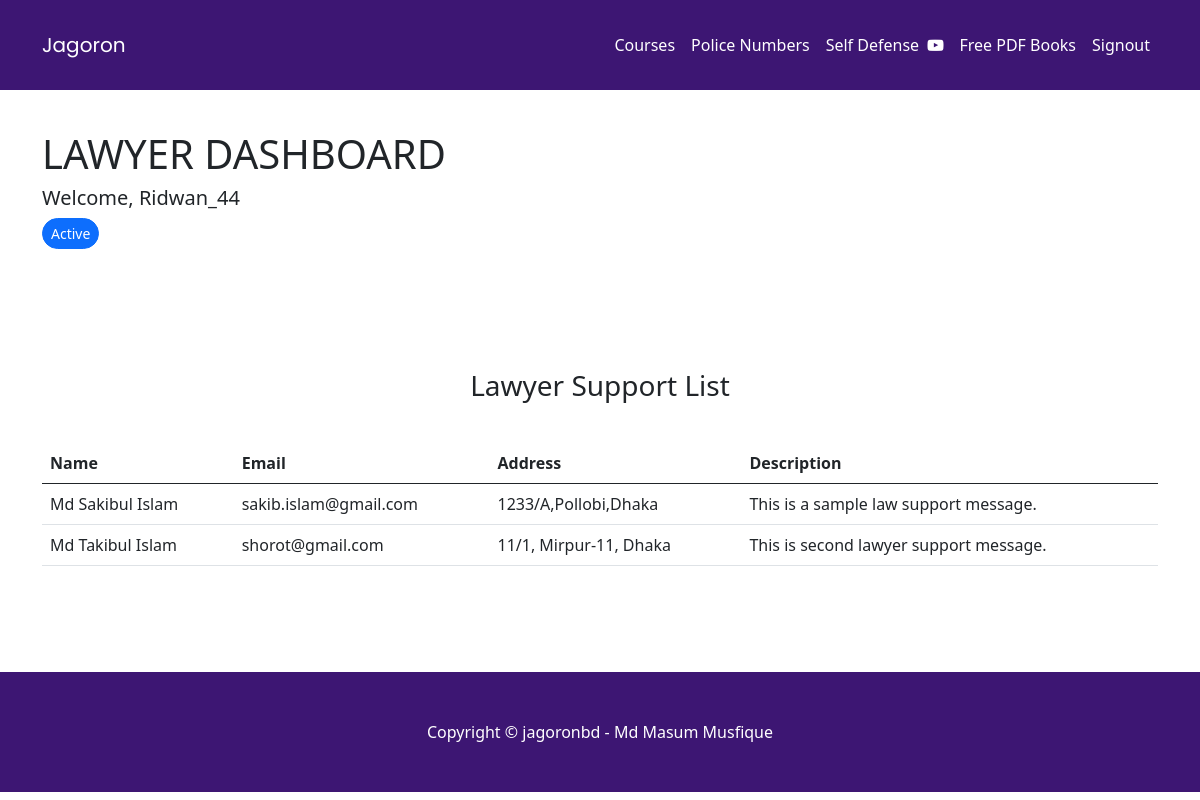
The app's page /lawyerDashBoard.php (signed in) with its own data.
### tables this page shows
CREATE TABLE `Lawyer_Support` (
  `sno` int(7) NOT NULL,
  `Name` varchar(60) NOT NULL,
  `Email` varchar(120) NOT NULL,
  `Address` varchar(255) NOT NULL,
  `Description` varchar(255) NOT NULL
);

### lawyerDashBoard.php (the view, shortened to what this page needs)
<!DOCTYPE html>
<html lang="en">
<head>
    <link rel="stylesheet" href="https://cdnjs.cloudflare.com/ajax/libs/font-awesome/4.7.0/css/font-awesome.min.css">
    <link href="https://cdn.jsdelivr.net/npm/bootstrap@5.0.2/dist/css/bootstrap.min.css" rel="stylesheet">
</head>
<body>
  <nav class="navbar navbar-expand-lg navbar-light" style="background-color: #3D1673; padding: 25px;">
    <div class="container">
      <a class="navbar-brand" href="index.html"
        style="font-family: Poppins, Arial; color: white; font-weight: 400;">Jagoron</a>
      <div class="collapse navbar-collapse" id="navbarSupportedContent">
      <ul class="navbar-nav me-auto mb-2 mb-lg-0">
        <li class="nav-item">
          <a class="nav-link active" aria-current="page" href="#"></a>
        </li>
      </ul>
      <form class="d-flex">
      <ul class="navbar-nav me-auto mb-2 mb-lg-0">
          <li class="nav-item">
            <a class="nav-link" href="index.php#courses" style="color: white">Courses</a>
          </li>
          <li class="nav-item">
            <a class="nav-link" href="policebd.php" style="color: white">Police Numbers</a>
          </li>
          <li class="nav-item">
            <a class="nav-link" style="color: white" href="index.php#Tutorials">Self Defense&nbsp; <i
                class="fa fa-youtube-play"></i></a>
          </li>
          <li class="nav-item">
            <a class="nav-link" href="index.php#freepdfs" style="color: white">Free PDF Books</a>
          </li>
          <li class="nav-item">
            <a class="nav-link" style="color: white" href="index.php">Signout</a>
          </li>
        </ul>
      </form>
      </div>
    </div>
  </nav>
    <div class="container">
      <div class="row">
          <div class="col-md-7 col-lg-7 col-12" style="display: flex">
              <div style="margin-top: 40px;">
                <h1>LAWYER DASHBOARD</h1>
                <h5>Welcome, <?php echo $_SESSION['username']?></h5>
                <button type="button" class="btn btn-primary btn-sm" style="border-radius: 30px;">Active</button>
              </div>
          </div>
          <div class="col-md-5 col-lg-5"></div>
      </div>
        <div class="row" style="margin-top: 30px">
          <div class="col-md-12 col-lg-12 col-12">
          <div class="div text-center" id="feedback">
              <h3 style="margin-bottom: 40px; margin-top: 90px">
                  Lawyer Support List
              </h3>
          </div>
            <table class="table">
              <thead>
                <tr>
                  <th scope="col">Name</th>
                  <th scope="col">Email</th>
                  <th scope="col">Address</th>
                  <th scope="col">Description</th>
                </tr>
              </thead>
              <tbody>
                <?php
                 $host = 'localhost';
	               $user = 'root';
	               $pass = '';
	               $db = 'jagoron';
	               $mysqli = new mysqli($host,$user,$pass,$db) or die($mysqli->error);
	               $sql = "select * FROM Lawyer_Support";
                  $result = mysqli_query($mysqli, $sql);
                    if ($result->num_rows > 0):
                ?>
                <?php while($array=mysqli_fetch_row($result)): ?>
                <tr>
                    <td><?php echo $array[1];?></td>
                    <td><?php echo $array[2];?></td>
                    <td><?php echo $array[3];?></td>
                    <td><?php echo $array[4];?></td>
                </tr>
                <?php endwhile; ?>
                <?php else: ?>
                <tr>
                   <td colspan="3" rowspan="1" headers="">No Data Found</td>
                </tr>
                <?php endif; ?>
              </tbody>
            </table>
          </div>
        </div>
    </div>
<footer class="py-5" style="background-color: #3D1673; margin-top: 90px;">
  <div class="container">
    <p class="m-0 text-center text-white">Copyright &copy; jagoronbd - Md Masum Musfique</p>
  </div>
</footer>
</body>
</html>

### lawyerDashBoard.php (style rules this page uses)
body { background-color: #ffffff; }

### records on screen
lawyer_support: Name "Md Sakibul Islam", Email "sakib.islam@gmail.com", Address "1233/A,Pollobi,Dhaka", Description "This is a sample law support message."
lawyer_support: Name "Md Takibul Islam", Email "shorot@gmail.com", Address "11/1, Mirpur-11, Dhaka", Description "This is second lawyer support message."

### other values on screen
$_SESSION['username'] "Ridwan_44"
